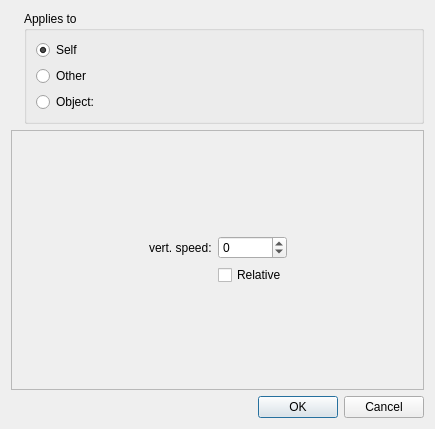
<?xml version="1.0" encoding="UTF-8"?>
<ui version="4.0">
 <class>SpeedVerticalDialog</class>
 <widget class="QDialog" name="SpeedVerticalDialog">
  <property name="geometry">
   <rect>
    <x>0</x>
    <y>0</y>
    <width>435</width>
    <height>429</height>
   </rect>
  </property>
  <property name="windowTitle">
   <string>Speed Vertical</string>
  </property>
  <layout class="QVBoxLayout" name="verticalLayout_2" stretch="0,1,0">
   <item>
    <layout class="QHBoxLayout" name="horizontalLayout" stretch="0,1">
     <item>
      <widget class="QLabel" name="label">
       <property name="text">
        <string/>
       </property>
       <property name="pixmap">
        <pixmap resource="../../resources_editor.qrc">:/qtgameengine/icons/action-speed-vertical.png</pixmap>
       </property>
      </widget>
     </item>
     <item>
      <widget class="QGroupBox" name="groupBox">
       <property name="title">
        <string>Applies to</string>
       </property>
       <layout class="QVBoxLayout" name="verticalLayout">
        <item>
         <widget class="QRadioButton" name="radioButtonSelf">
          <property name="text">
           <string>Self</string>
          </property>
          <property name="checked">
           <bool>true</bool>
          </property>
         </widget>
        </item>
        <item>
         <widget class="QRadioButton" name="radioButtonOther">
          <property name="text">
           <string>Other</string>
          </property>
         </widget>
        </item>
        <item>
         <layout class="QHBoxLayout" name="horizontalLayout_2" stretch="0,1">
          <item>
           <widget class="QRadioButton" name="radioButtonObject">
            <property name="text">
             <string>Object:</string>
            </property>
           </widget>
          </item>
          <item>
           <widget class="ObjectSelectorWidget" name="widgetObject" native="true">
            <property name="visible">
             <bool>false</bool>
            </property>
           </widget>
          </item>
         </layout>
        </item>
       </layout>
      </widget>
     </item>
    </layout>
   </item>
   <item>
    <widget class="QFrame" name="frame">
     <property name="frameShape">
      <enum>QFrame::Shape::StyledPanel</enum>
     </property>
     <property name="frameShadow">
      <enum>QFrame::Shadow::Raised</enum>
     </property>
     <layout class="QGridLayout" name="gridLayout_2">
      <item row="1" column="2">
       <spacer name="horizontalSpacer_2">
        <property name="orientation">
         <enum>Qt::Orientation::Horizontal</enum>
        </property>
        <property name="sizeHint" stdset="0">
         <size>
          <width>40</width>
          <height>20</height>
         </size>
        </property>
       </spacer>
      </item>
      <item row="0" column="1">
       <spacer name="verticalSpacer">
        <property name="orientation">
         <enum>Qt::Orientation::Vertical</enum>
        </property>
        <property name="sizeHint" stdset="0">
         <size>
          <width>20</width>
          <height>40</height>
         </size>
        </property>
       </spacer>
      </item>
      <item row="2" column="1">
       <spacer name="verticalSpacer_2">
        <property name="orientation">
         <enum>Qt::Orientation::Vertical</enum>
        </property>
        <property name="sizeHint" stdset="0">
         <size>
          <width>20</width>
          <height>40</height>
         </size>
        </property>
       </spacer>
      </item>
      <item row="1" column="0">
       <spacer name="horizontalSpacer">
        <property name="orientation">
         <enum>Qt::Orientation::Horizontal</enum>
        </property>
        <property name="sizeHint" stdset="0">
         <size>
          <width>40</width>
          <height>20</height>
         </size>
        </property>
       </spacer>
      </item>
      <item row="1" column="1">
       <layout class="QFormLayout" name="formLayout">
        <item row="0" column="0">
         <widget class="QLabel" name="labelVertSpeed">
          <property name="text">
           <string>vert. speed:</string>
          </property>
          <property name="buddy">
           <cstring>spinBoxVertSpeed</cstring>
          </property>
         </widget>
        </item>
        <item row="0" column="1">
         <widget class="QSpinBox" name="spinBoxVertSpeed">
          <property name="minimum">
           <number>-1000</number>
          </property>
          <property name="maximum">
           <number>1000</number>
          </property>
         </widget>
        </item>
        <item row="1" column="1">
         <widget class="QCheckBox" name="checkBoxRelative">
          <property name="text">
           <string>Relative</string>
          </property>
         </widget>
        </item>
       </layout>
      </item>
     </layout>
    </widget>
   </item>
   <item>
    <widget class="QDialogButtonBox" name="buttonBox">
     <property name="orientation">
      <enum>Qt::Orientation::Horizontal</enum>
     </property>
     <property name="standardButtons">
      <set>QDialogButtonBox::StandardButton::Cancel|QDialogButtonBox::StandardButton::Ok</set>
     </property>
    </widget>
   </item>
  </layout>
 </widget>
 <customwidgets>
  <customwidget>
   <class>ObjectSelectorWidget</class>
   <extends>QWidget</extends>
   <header>widgets/objectselectorwidget.h</header>
   <container>1</container>
  </customwidget>
 </customwidgets>
 <resources>
  <include location="../../resources_editor.qrc"/>
 </resources>
 <connections>
  <connection>
   <sender>buttonBox</sender>
   <signal>accepted()</signal>
   <receiver>SpeedVerticalDialog</receiver>
   <slot>accept()</slot>
   <hints>
    <hint type="sourcelabel">
     <x>257</x>
     <y>419</y>
    </hint>
    <hint type="destinationlabel">
     <x>157</x>
     <y>274</y>
    </hint>
   </hints>
  </connection>
  <connection>
   <sender>buttonBox</sender>
   <signal>rejected()</signal>
   <receiver>SpeedVerticalDialog</receiver>
   <slot>reject()</slot>
   <hints>
    <hint type="sourcelabel">
     <x>325</x>
     <y>419</y>
    </hint>
    <hint type="destinationlabel">
     <x>286</x>
     <y>274</y>
    </hint>
   </hints>
  </connection>
  <connection>
   <sender>radioButtonObject</sender>
   <signal>toggled(bool)</signal>
   <receiver>widgetObject</receiver>
   <slot>setVisible(bool)</slot>
   <hints>
    <hint type="sourcelabel">
     <x>127</x>
     <y>115</y>
    </hint>
    <hint type="destinationlabel">
     <x>289</x>
     <y>115</y>
    </hint>
   </hints>
  </connection>
 </connections>
</ui>
